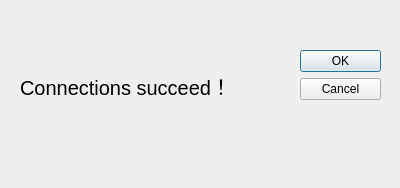
<?xml version="1.0" encoding="UTF-8"?>
<ui version="4.0">
 <class>BlueTeethConnection</class>
 <widget class="QDialog" name="BlueTeethConnection">
  <property name="geometry">
   <rect>
    <x>0</x>
    <y>0</y>
    <width>400</width>
    <height>188</height>
   </rect>
  </property>
  <property name="windowTitle">
   <string>Dialog</string>
  </property>
  <widget class="QDialogButtonBox" name="buttonBox">
   <property name="geometry">
    <rect>
     <x>300</x>
     <y>50</y>
     <width>81</width>
     <height>191</height>
    </rect>
   </property>
   <property name="orientation">
    <enum>Qt::Vertical</enum>
   </property>
   <property name="standardButtons">
    <set>QDialogButtonBox::Cancel|QDialogButtonBox::Ok</set>
   </property>
  </widget>
  <widget class="QLabel" name="label">
   <property name="geometry">
    <rect>
     <x>20</x>
     <y>60</y>
     <width>271</width>
     <height>51</height>
    </rect>
   </property>
   <property name="font">
    <font>
     <pointsize>15</pointsize>
    </font>
   </property>
   <property name="text">
    <string>Connections succeed！</string>
   </property>
  </widget>
 </widget>
 <resources/>
 <connections>
  <connection>
   <sender>buttonBox</sender>
   <signal>accepted()</signal>
   <receiver>BlueTeethConnection</receiver>
   <slot>accept()</slot>
   <hints>
    <hint type="sourcelabel">
     <x>300</x>
     <y>240</y>
    </hint>
    <hint type="destinationlabel">
     <x>150</x>
     <y>153</y>
    </hint>
   </hints>
  </connection>
  <connection>
   <sender>buttonBox</sender>
   <signal>rejected()</signal>
   <receiver>BlueTeethConnection</receiver>
   <slot>reject()</slot>
   <hints>
    <hint type="sourcelabel">
     <x>326</x>
     <y>240</y>
    </hint>
    <hint type="destinationlabel">
     <x>147</x>
     <y>153</y>
    </hint>
   </hints>
  </connection>
 </connections>
</ui>
